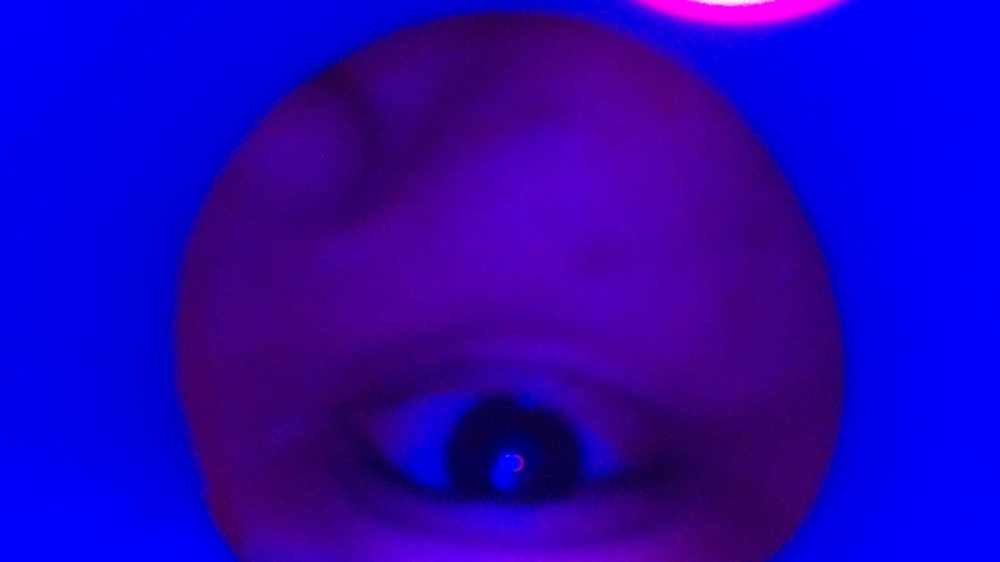
#> input picture received_images/latest_eye.jpg, 1000 x 562 px, shrunk from 1920 x 1080 before the run
$ python -i front_eye_analyzer.py   (imports and definitions only)
#> lines starting #> are read from the running program, lines starting #| are printed output that depends on the picture; after the words box and inside, x2 and y2 are one past the last pixel; in counts of white or black regions, pixels touching at a corner belong together
#> further down, picture is the input picture: PIL image 1000x562 RGB; mean R, G, B 35.2, 0.8, 181.4
import cv2
import numpy as np
from PIL import Image

def analyze_front_eye(image_pil):
    img     = np.array(image_pil.convert('RGB'))
    results = {}
    hsv       = cv2.cvtColor(img, cv2.COLOR_RGB2HSV)
#> hsv: shape (562, 1000, 3); mean H, S, V 127.5, 253.6, 181.4
    lower_red1 = np.array([0,   50,  50])
    upper_red1 = np.array([10,  255, 255])
    lower_red2 = np.array([160, 50,  50])
    upper_red2 = np.array([180, 255, 255])
    mask1      = cv2.inRange(hsv, lower_red1, upper_red1)
#> mask1: shape (562, 1000); every value is 0
    mask2      = cv2.inRange(hsv, lower_red2, upper_red2)
    red_mask   = mask1 + mask2
    red_ratio  = red_mask.sum() / (255 * img.shape[0] * img.shape[1])
#> red_ratio = 0
    results['Redness / Conjunctivitis'] = min(red_ratio * 8, 1.0)
    gray    = cv2.cvtColor(img, cv2.COLOR_RGB2GRAY)
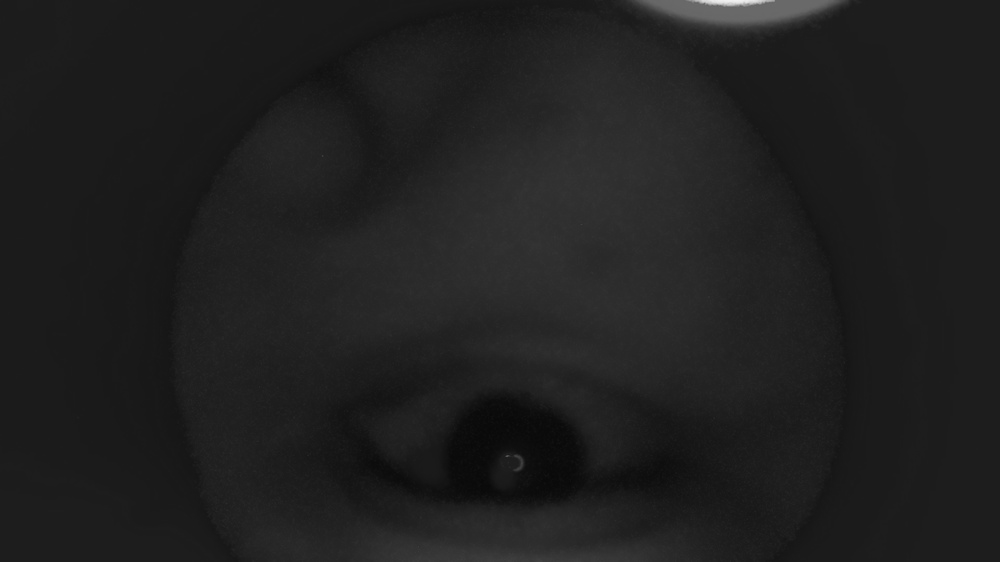
#> gray: shape (562, 1000); min 8, max 242, mean 31.6
    h, w    = gray.shape
#> h = 562; w = 1000
    top_half = gray[:h//2, :]
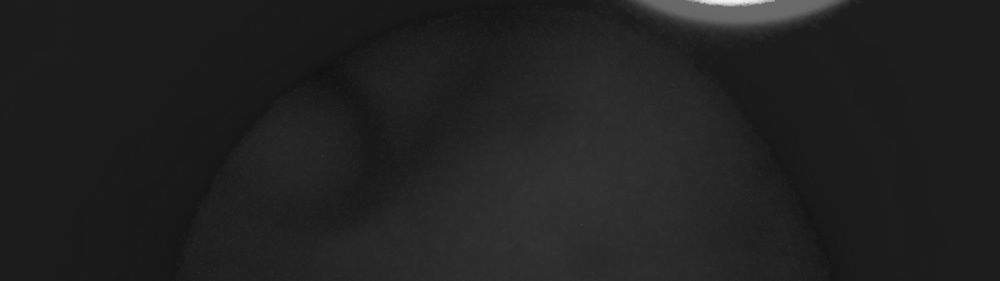
#> top_half: shape (281, 1000); min 17, max 242, mean 33.1
    edges    = cv2.Canny(top_half, 50, 150)
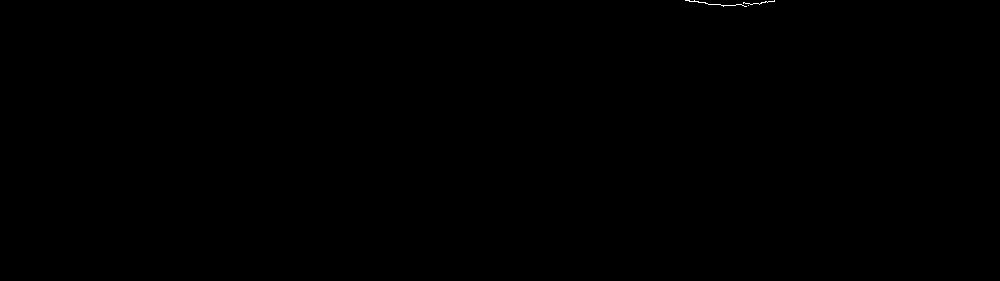
#> edges: shape (281, 1000); 0.04% white in thin lines or dots, all inside (x1, y1, x2, y2) = (685, 0, 775, 7)
    edge_density = edges.sum() / (255 * top_half.size)
#> edge_density = 0.00037
    results['Swelling / Puffiness'] = min(edge_density * 15, 1.0)
    lab         = cv2.cvtColor(img, cv2.COLOR_RGB2LAB)
#> lab: shape (562, 1000, 3); mean of channels 0, 1, 2 61.6, 189.9, 50.1
    b_channel   = lab[:, :, 2].astype(float)
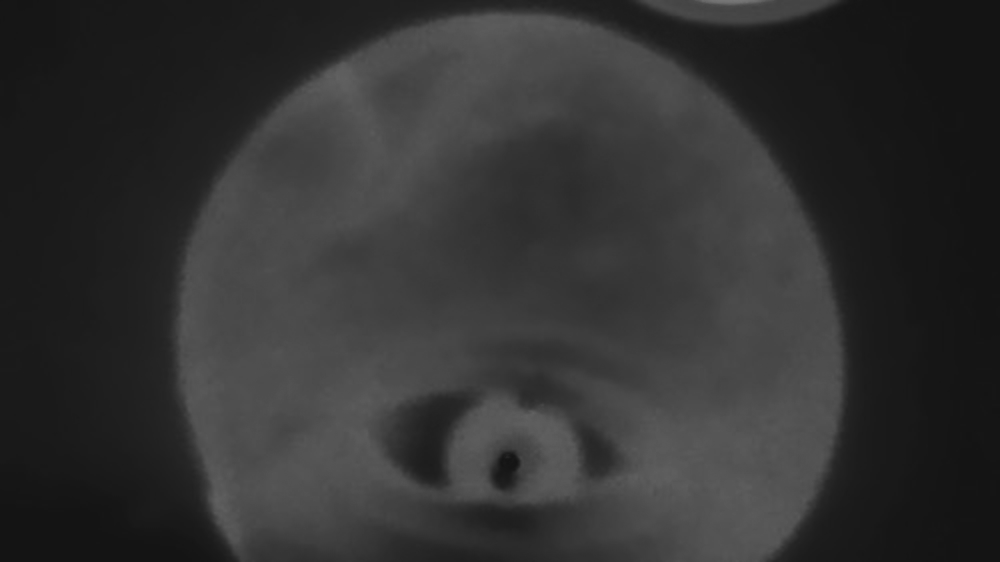
#> b_channel: shape (562, 1000) float64; min 20, max 120, mean 50.1
    yellow_mean = b_channel.mean()
#> yellow_mean = 50.1
    jaundice_score = max(0, (yellow_mean - 120) / 60)
#> jaundice_score = 0
    results['Jaundice'] = min(jaundice_score, 1.0)
    gray_blur  = cv2.GaussianBlur(gray, (15,15), 0)
    circles    = cv2.HoughCircles(
        gray_blur, cv2.HOUGH_GRADIENT, 1, 30,
        param1=50, param2=30, minRadius=10, maxRadius=80)
#> circles = None
    if circles is not None:
        cx, cy, r = map(int, circles[0][0])
        pupil_roi  = gray[max(0,cy-r):cy+r, max(0,cx-r):cx+r]
        if pupil_roi.size > 0:
            brightness = pupil_roi.mean()
            cataract_score = max(0, (brightness - 40) / 100)
            results['Cataract'] = min(cataract_score, 1.0)
        else:
            results['Cataract'] = 0.1
    else:
        results['Cataract'] = 0.1
    top_region    = gray[:h//3, w//4:3*w//4]
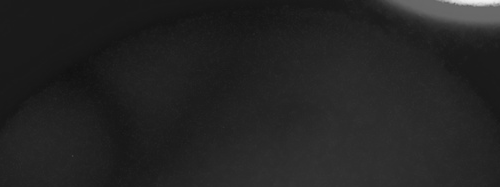
#> top_region: shape (187, 500); min 17, max 242, mean 35.8
    bottom_region = gray[2*h//3:, w//4:3*w//4]
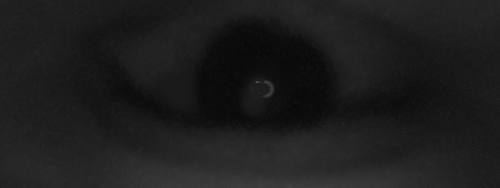
#> bottom_region: shape (188, 500); min 8, max 83, mean 29.2
    top_bright    = top_region.mean()
#> top_bright = 35.78
    bottom_bright = bottom_region.mean()
#> bottom_bright = 29.2
    ptosis_score  = max(0, (bottom_bright - top_bright) / 100)
#> ptosis_score = 0
    results['Drooping Eyelid (Ptosis)'] = min(ptosis_score, 1.0)
    return results

def get_front_eye_recommendations(results):
    recommendations = []
    high_risk = []
    for condition, score in results.items():
        if score > 0.6:
            high_risk.append(condition)
        if score > 0.4:
            if condition == 'Redness / Conjunctivitis':
                recommendations.append("Possible conjunctivitis — avoid touching eyes, consult a doctor if persists beyond 2 days")
            elif condition == 'Swelling / Puffiness':
                recommendations.append("Eye swelling detected — apply cold compress, seek medical attention if painful")
            elif condition == 'Jaundice':
                recommendations.append("Yellowing of eyes detected — this may indicate liver issues, consult a doctor immediately")
            elif condition == 'Cataract':
                recommendations.append("Possible cataract — schedule a detailed eye examination with an ophthalmologist")
            elif condition == 'Drooping Eyelid (Ptosis)':
                recommendations.append("Eyelid drooping detected — consult a specialist to rule out neurological causes")
    needs_fundus = any(results.get(c, 0) > 0.5 for c in ['Cataract', 'Drooping Eyelid (Ptosis)'])
    return recommendations, high_risk, needs_fundus

>>> from PIL import Image
>>> picture = Image.open('received_images/latest_eye.jpg')
>>> result = analyze_front_eye(picture)
#> result = {'Redness / Conjunctivitis': 0, 'Swelling / Puffiness': 0.00555, 'Jaundice': 0, 'Cataract': 0.1, 'Drooping Eyelid (Ptosis)': 0}
